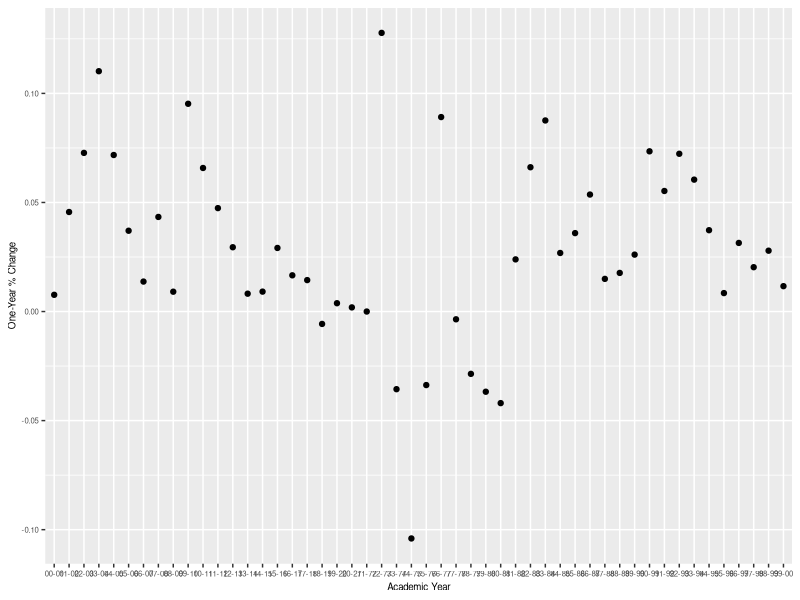

Write the R code that produced this figure.
install.packages("readxl")
library("readxl")
my_data <- read_excel("Trends2.xlsx")
library(ggplot2)
my_data1 <- my_data[which(my_data$`Academic Year`>"71-72"),]
my_data1 <- my_data[which(my_data$`Academic Year`<"10-11"),]

my_data1 <- my_data
plot <- ggplot(data = my_data1)+
  geom_point(aes(x = `Academic Year`, y= `One-Year % Change`))
 
plot + theme (text=element_text(size = 7))




